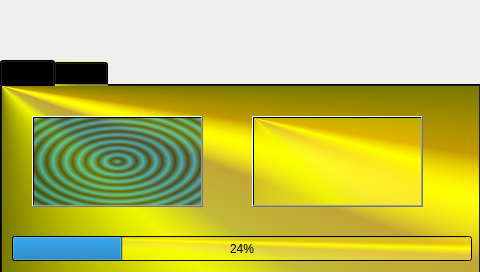
<?xml version="1.0" encoding="UTF-8"?>
<ui version="4.0">
 <class>MainWindow</class>
 <widget class="QMainWindow" name="MainWindow">
  <property name="geometry">
   <rect>
    <x>0</x>
    <y>0</y>
    <width>480</width>
    <height>272</height>
   </rect>
  </property>
  <property name="minimumSize">
   <size>
    <width>480</width>
    <height>272</height>
   </size>
  </property>
  <property name="maximumSize">
   <size>
    <width>480</width>
    <height>272</height>
   </size>
  </property>
  <property name="windowTitle">
   <string>MainWindow</string>
  </property>
  <widget class="QWidget" name="centralWidget">
   <widget class="QLabel" name="label">
    <property name="geometry">
     <rect>
      <x>10</x>
      <y>10</y>
      <width>371</width>
      <height>41</height>
     </rect>
    </property>
    <property name="styleSheet">
     <string notr="true">background-image: url(:/new/prefix1/rcos.png);</string>
    </property>
    <property name="text">
     <string/>
    </property>
   </widget>
   <widget class="QTabWidget" name="tabWidget">
    <property name="geometry">
     <rect>
      <x>0</x>
      <y>60</y>
      <width>481</width>
      <height>251</height>
     </rect>
    </property>
    <property name="styleSheet">
     <string notr="true">background-color: qconicalgradient(cx:0, cy:0, angle:135, stop:0 rgba(255, 255, 0, 69), stop:0.375 rgba(255, 255, 0, 69), stop:0.423533 rgba(251, 255, 0, 145), stop:0.45 rgba(247, 255, 0, 208), stop:0.477581 rgba(255, 244, 71, 130), stop:0.518717 rgba(255, 218, 71, 130), stop:0.55 rgba(255, 255, 0, 255), stop:0.57754 rgba(255, 203, 0, 130), stop:0.625 rgba(255, 255, 0, 69), stop:1 rgba(255, 255, 0, 69));</string>
    </property>
    <property name="currentIndex">
     <number>0</number>
    </property>
    <widget class="QWidget" name="tab">
     <attribute name="title">
      <string>Tab 1</string>
     </attribute>
     <widget class="QProgressBar" name="progressBar">
      <property name="geometry">
       <rect>
        <x>10</x>
        <y>150</y>
        <width>460</width>
        <height>25</height>
       </rect>
      </property>
      <property name="minimumSize">
       <size>
        <width>460</width>
        <height>0</height>
       </size>
      </property>
      <property name="value">
       <number>24</number>
      </property>
     </widget>
     <widget class="QPushButton" name="pb_down">
      <property name="geometry">
       <rect>
        <x>30</x>
        <y>30</y>
        <width>171</width>
        <height>91</height>
       </rect>
      </property>
      <property name="styleSheet">
       <string notr="true">background-color: qradialgradient(spread:repeat, cx:0.5, cy:0.5, radius:0.077, fx:0.5, fy:0.5, stop:0 rgba(0, 169, 255, 147), stop:0.497326 rgba(0, 0, 0, 147), stop:1 rgba(0, 169, 255, 147));</string>
      </property>
      <property name="text">
       <string/>
      </property>
     </widget>
     <widget class="QPushButton" name="pb_up">
      <property name="geometry">
       <rect>
        <x>250</x>
        <y>30</y>
        <width>171</width>
        <height>91</height>
       </rect>
      </property>
      <property name="minimumSize">
       <size>
        <width>171</width>
        <height>27</height>
       </size>
      </property>
      <property name="styleSheet">
       <string notr="true">background-color: qconicalgradient(cx:0.5, cy:0.5, angle:0, stop:0 rgba(35, 40, 3, 255), stop:0.16 rgba(136, 106, 22, 255), stop:0.225 rgba(166, 140, 41, 255), stop:0.285 rgba(204, 181, 74, 255), stop:0.345 rgba(235, 219, 102, 255), stop:0.415 rgba(245, 236, 112, 255), stop:0.52 rgba(209, 190, 76, 255), stop:0.57 rgba(187, 156, 51, 255), stop:0.635 rgba(168, 142, 42, 255), stop:0.695 rgba(202, 174, 68, 255), stop:0.75 rgba(218, 202, 86, 255), stop:0.815 rgba(208, 187, 73, 255), stop:0.88 rgba(187, 156, 51, 255), stop:0.935 rgba(137, 108, 26, 255), stop:1 rgba(35, 40, 3, 255));</string>
      </property>
      <property name="text">
       <string/>
      </property>
     </widget>
     <zorder>label</zorder>
     <zorder>progressBar</zorder>
     <zorder>pb_down</zorder>
     <zorder>pb_up</zorder>
    </widget>
    <widget class="QWidget" name="tab_2">
     <attribute name="title">
      <string>Tab 2</string>
     </attribute>
    </widget>
   </widget>
  </widget>
 </widget>
 <layoutdefault spacing="6" margin="11"/>
 <resources/>
 <connections/>
</ui>
